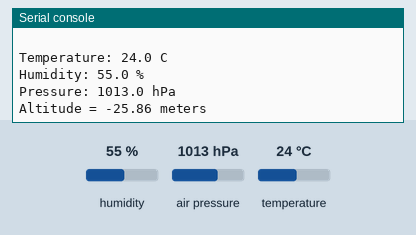
This program was run on a simulated Raspberry Pi Pico running CircuitPython. Parts: the last lines printed to the serial console. The test bench sets the inputs (shaded band); at power-on: humidity 55 %, air pressure 1013 hPa, temperature 24 °C.

Above: at 1.2 s.
1.3 s: humidity set to 22 %
At 2.6 s:
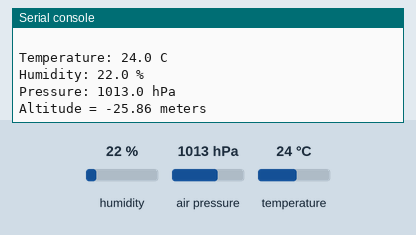
2.8 s: air pressure set to 952 hPa
At 3.8 s:
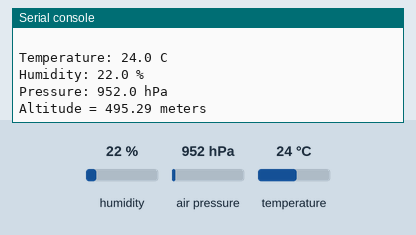

The program:

bme280_altitude.py
```python
# Initializes the I2C-connected BME280 sensor and prints temperature, humidity, pressure, and altitude once per second.
#
# Full tutorial: https://shillehtek.com/blogs/news/raspberry-pi-pico-bme280-measure-altitude
# Parts used: https://shillehtek.com/products/bme280-pre-soldered-atmospheric-temperature-pressure-and-humidity-sensor
#             https://shillehtek.com/products/shillehtek-120pcs-multicolored-dupont-wire
#             https://shillehtek.com/products/shillehtek-120pcs-10cm-multicolored-jumper-wire
# More examples: https://github.com/shillehbean/shillehtek-examples
#

import time
import board
import busio
from adafruit_bme280 import basic as adafruit_bme280

# Create sensor object, using the board's default I2C bus.
i2c = busio.I2C(board.GP1, board.GP0)  # SCL, SDA
# address can change based on bme device
# if 0x76 does not work try 0x77 :)
bme280 = adafruit_bme280.Adafruit_BME280_I2C(i2c, address=0x76)
# change this to match the location's pressure (hPa) at sea level
bme280.sea_level_pressure = 1009.9

while True:
    print("\nTemperature: %0.1f C" % bme280.temperature)
    print("Humidity: %0.1f %%" % bme280.relative_humidity)
    print("Pressure: %0.1f hPa" % bme280.pressure)
    print("Altitude = %0.2f meters" % bme280.altitude)
    time.sleep(1)
```

Measured:
- after the input at 1.3 s, the serial console: prints a new line after 0.70 s (image 1)
- after the input at 2.8 s, the serial console: prints a new line after 0.21 s (image 2)
